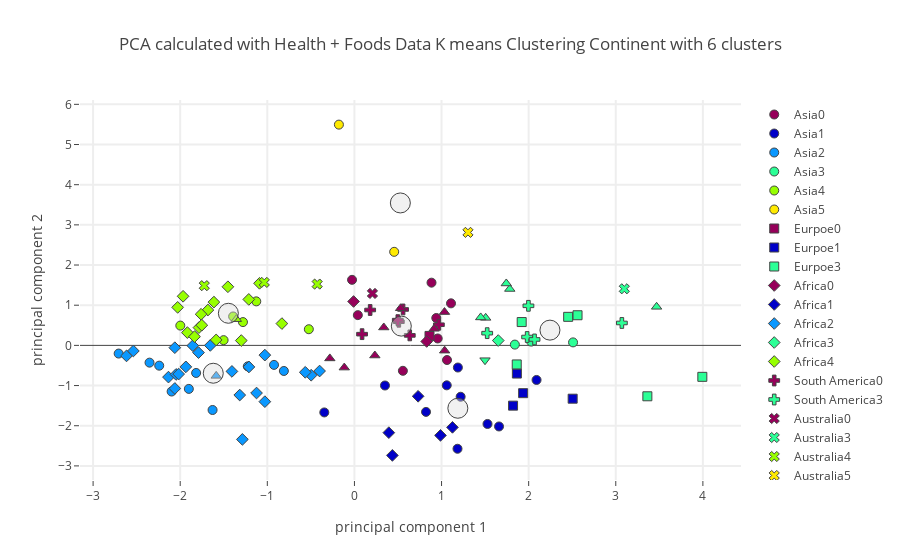

Notebook cell for this chart:
### Code cell
plot_plotly(protein_group_merged_stunting_ow_master_df,"Continent",continent_centers_health,6,"Health + Foods",'')

### Figure 1 — Plotly figure (JSON) as saved in the notebook; plotly's stock layout.template omitted (floating-point values rounded to 4 significant figures)
{"data": [{"marker": {"color": "rgb(150,0,90)", "line": {"width": 1}, "size": 9, "symbol": 0}, "mode": "markers", "name": "Asia0", "text": ["Brunei Darussalam", "China", "Jordan", "Malaysia", "Oman", "Republic of Korea", "Saudi Arabia", "Thailand"], "type": "scatter", "uid": "eb5f18c3-968e-4d2d-97cd-aabc231da8ee", "x": [1.109, 0.9558, 0.5563, -0.02738, 0.9397, 0.8848, 1.063, 0.03895], "y": [1.046, 0.172, -0.633, 1.632, 0.6818, 1.561, -0.3642, 0.7529]}, {"marker": {"color": "rgb(0,0,200)", "line": {"width": 1}, "size": 9, "symbol": 0}, "mode": "markers", "name": "Asia1", "text": ["Armenia", "Azerbaijan", "Georgia", "Iran (Islamic Republic of)", "Iraq", "Kyrgyzstan", "Lebanon", "Turkey", "Turkmenistan", "Uzbekistan"], "type": "scatter", "uid": "8c5fe2c7-b008-4ba8-bf39-64b6a02d0ab1", "x": [2.091, 1.183, 1.66, 0.3506, -0.3461, 1.06, 1.187, 1.528, 1.219, 0.8219], "y": [-0.8608, -2.573, -2.018, -0.9991, -1.669, -0.9944, -0.5512, -1.956, -1.279, -1.656]}, {"marker": {"color": "rgb(10,152,255)", "line": {"width": 1}, "size": 9, "symbol": 0}, "mode": "markers", "name": "Asia2", "text": ["Afghanistan", "Bangladesh", "India", "Indonesia", "Lao People's Democratic Republic", "Nepal", "Pakistan", "Tajikistan", "Timor-Leste", "Yemen"], "type": "scatter", "uid": "fb90016a-3c65-443e-8c1f-9cf3ddd21adc", "x": [-1.629, -2.241, -1.817, -1.224, -2.352, -1.901, -0.81, -0.9231, -2.706, -2.099], "y": [-1.608, -0.5048, -0.6863, -0.5226, -0.4297, -1.083, -0.637, -0.4854, -0.2039, -1.149]}, {"marker": {"color": "rgb(44,255,150)", "line": {"width": 1}, "size": 9, "symbol": 0}, "mode": "markers", "name": "Asia3", "text": ["Kazakhstan", "Kuwait", "Mongolia"], "type": "scatter", "uid": "25f9f525-d656-46b5-a48c-b99aa598d735", "x": [2.51, 2.029, 1.842], "y": [0.07444, 0.09389, 0.01944]}, {"marker": {"color": "rgb(151,255,0)", "line": {"width": 1}, "size": 9, "symbol": 0}, "mode": "markers", "name": "Asia4", "text": ["Cambodia", "Democratic People's Republic of Korea", "Myanmar", "Philippines", "Sri Lanka", "Viet Nam"], "type": "scatter", "uid": "7a331b46-4540-4322-a6a9-03761d7f5109", "x": [-1.999, -1.502, -1.127, -1.392, -1.28, -0.5235], "y": [0.4925, 0.1303, 1.096, 0.719, 0.5799, 0.4022]}, {"marker": {"color": "rgb(255,234,0)", "line": {"width": 1}, "size": 9, "symbol": 0}, "mode": "markers", "name": "Asia5", "text": ["Japan", "Maldives"], "type": "scatter", "uid": "3897443c-99dd-4ab8-bf99-221bf47ccbb6", "x": [0.4562, -0.1782], "y": [2.329, 5.495]}, {"marker": {"color": "rgb(150,0,90)", "line": {"width": 1}, "size": 9, "symbol": 1}, "mode": "markers", "name": "Eurpoe0", "text": ["Republic of Moldova"], "type": "scatter", "uid": "d4ed7ca5-c799-42b5-b585-5dc936ab6aef", "x": [0.8618], "y": [0.2355]}, {"marker": {"color": "rgb(0,0,200)", "line": {"width": 1}, "size": 9, "symbol": 1}, "mode": "markers", "name": "Eurpoe1", "text": ["Bosnia and Herzegovina", "Bulgaria", "Romania", "Ukraine"], "type": "scatter", "uid": "85738486-8315-4289-8927-ae254bdd935c", "x": [1.821, 1.865, 1.937, 2.505], "y": [-1.5, -0.7013, -1.189, -1.327]}, {"marker": {"color": "rgb(10,152,255)", "line": {"width": 1}, "size": 9, "symbol": 1}, "mode": "markers", "name": "Eurpoe2", "text": [], "type": "scatter", "uid": "c296aa8c-7767-40ae-9d79-8ac52856818a", "x": [], "y": []}, {"marker": {"color": "rgb(44,255,150)", "line": {"width": 1}, "size": 9, "symbol": 1}, "mode": "markers", "name": "Eurpoe3", "text": ["Albania", "Belarus", "Czechia", "Germany", "Montenegro", "Serbia"], "type": "scatter", "uid": "2551231f-d9b0-4742-a9cb-042236b48ecf", "x": [3.363, 2.454, 1.92, 2.561, 3.994, 1.863], "y": [-1.267, 0.7105, 0.5804, 0.7503, -0.783, -0.4745]}, {"marker": {"color": "rgb(151,255,0)", "line": {"width": 1}, "size": 9, "symbol": 1}, "mode": "markers", "name": "Eurpoe4", "text": [], "type": "scatter", "uid": "3de1c93d-db77-4be3-a745-4da8350f1619", "x": [], "y": []}, {"marker": {"color": "rgb(255,234,0)", "line": {"width": 1}, "size": 9, "symbol": 1}, "mode": "markers", "name": "Eurpoe5", "text": [], "type": "scatter", "uid": "24980bcf-5e82-488f-a69b-5e1cede8b0af", "x": [], "y": []}, {"marker": {"color": "rgb(150,0,90)", "line": {"width": 1}, "size": 9, "symbol": 2}, "mode": "markers", "name": "Africa0", "text": ["Gabon", "Mauritius"], "type": "scatter", "uid": "b7614f33-cce4-40c1-931d-cee29af9aa19", "x": [-0.00999, 0.8297], "y": [1.093, 0.09742]}, {"marker": {"color": "rgb(0,0,200)", "line": {"width": 1}, "size": 9, "symbol": 2}, "mode": "markers", "name": "Africa1", "text": ["Algeria", "Egypt", "Morocco", "South Africa", "Tunisia"], "type": "scatter", "uid": "b21efaa2-2bed-4bdc-ac7a-868fbf9aa2e6", "x": [0.988, 0.4355, 0.395, 0.7311, 1.125], "y": [-2.24, -2.738, -2.172, -1.267, -2.041]}, {"marker": {"color": "rgb(10,152,255)", "line": {"width": 1}, "size": 9, "symbol": 2}, "mode": "markers", "name": "Africa2", "text": ["Botswana", "Burkina Faso", "Chad", "Djibouti", "Ethiopia", "Gambia", "Guinea", "Guinea-Bissau", "Kenya", "Lesotho", "Madagascar", "Malawi", "Mali", "Mauritania", "Mozambique", "Niger", "Nigeria", "Eswatini", "Togo", "Zambia", "Zimbabwe"], "type": "scatter", "uid": "be917d6d-d222-4ee2-91cf-4aa1f5957edb", "x": [-0.3999, -1.317, -2.135, -1.124, -2.062, -1.406, -1.79, -1.655, -1.028, -1.286, -2.616, -2.048, -1.028, -0.4965, -2.062, -2.018, -2.538, -0.5644, -1.856, -1.935, -1.211], "y": [-0.6384, -1.236, -0.7897, -1.186, -1.072, -0.6479, -0.1801, -0.0003974, -0.2425, -2.34, -0.2618, -0.724, -1.401, -0.7427, -0.05744, -0.7139, -0.1392, -0.67, -0.006796, -0.5347, -0.5367]}, {"marker": {"color": "rgb(44,255,150)", "line": {"width": 1}, "size": 9, "symbol": 2}, "mode": "markers", "name": "Africa3", "text": ["Sudan"], "type": "scatter", "uid": "3a8bb89a-1bea-4c41-b2cb-a566cead97b9", "x": [1.651], "y": [0.1204]}, {"marker": {"color": "rgb(151,255,0)", "line": {"width": 1}, "size": 9, "symbol": 2}, "mode": "markers", "name": "Africa4", "text": ["Angola", "Benin", "Cameroon", "Central African Republic", "Congo", "Côte d'Ivoire", "Ghana", "Liberia", "Namibia", "Rwanda", "Sao Tome and Principe", "Senegal", "Sierra Leone", "Uganda", "United Republic of Tanzania"], "type": "scatter", "uid": "d5c490e5-1bda-413b-be29-3980b8994f88", "x": [-1.682, -1.785, -1.587, -1.967, -1.09, -1.76, -1.453, -1.918, -0.8327, -2.029, -1.213, -1.299, -1.752, -1.613, -1.836], "y": [0.8798, 0.4422, 0.1363, 1.222, 1.545, 0.7755, 1.459, 0.3176, 0.5429, 0.9464, 1.144, 0.1201, 0.5024, 1.077, 0.2185]}, {"marker": {"color": "rgb(255,234,0)", "line": {"width": 1}, "size": 9, "symbol": 2}, "mode": "markers", "name": "Africa5", "text": [], "type": "scatter", "uid": "9996fdbd-4436-4835-835f-bc8c0984bbbc", "x": [], "y": []}, {"marker": {"color": "rgb(150,0,90)", "line": {"width": 1}, "size": 9, "symbol": 3}, "mode": "markers", "name": "South America0", "text": ["Bolivia (Plurinational State of)", "Colombia", "Ecuador", "Guyana", "Peru", "Suriname", "Venezuela (Bolivarian Republic of)"], "type": "scatter", "uid": "a3775bb4-7fed-423e-ac87-455b426cc3d2", "x": [0.6352, 0.5584, 0.5094, 0.4978, 0.08766, 0.1804, 0.9693], "y": [0.2486, 0.8943, 0.5888, 0.6285, 0.2794, 0.8808, 0.5141]}, {"marker": {"color": "rgb(0,0,200)", "line": {"width": 1}, "size": 9, "symbol": 3}, "mode": "markers", "name": "South America1", "text": [], "type": "scatter", "uid": "c26fdbff-3d02-4821-a1c8-42fd631a93fb", "x": [], "y": []}, {"marker": {"color": "rgb(10,152,255)", "line": {"width": 1}, "size": 9, "symbol": 3}, "mode": "markers", "name": "South America2", "text": [], "type": "scatter", "uid": "a086200a-5997-415c-aaf2-7c736679b3f9", "x": [], "y": []}, {"marker": {"color": "rgb(44,255,150)", "line": {"width": 1}, "size": 9, "symbol": 3}, "mode": "markers", "name": "South America3", "text": ["Argentina", "Brazil", "Chile", "Paraguay", "Uruguay"], "type": "scatter", "uid": "a483847a-92ba-42c2-922d-dcf55bb2f569", "x": [3.07, 1.997, 1.982, 1.524, 2.067], "y": [0.5579, 0.9849, 0.2082, 0.3043, 0.1477]}, {"marker": {"color": "rgb(151,255,0)", "line": {"width": 1}, "size": 9, "symbol": 3}, "mode": "markers", "name": "South America4", "text": [], "type": "scatter", "uid": "f28ae214-34bf-402a-98f4-22ae216617f2", "x": [], "y": []}, {"marker": {"color": "rgb(255,234,0)", "line": {"width": 1}, "size": 9, "symbol": 3}, "mode": "markers", "name": "South America5", "text": [], "type": "scatter", "uid": "47231e3f-8b2a-4f50-b48e-0cbf90b750bf", "x": [], "y": []}, {"marker": {"color": "rgb(150,0,90)", "line": {"width": 1}, "size": 9, "symbol": 4}, "mode": "markers", "name": "Australia0", "text": ["Fiji"], "type": "scatter", "uid": "78fbec33-bdce-4db8-bdd0-8bc8af16a481", "x": [0.2066], "y": [1.293]}, {"marker": {"color": "rgb(0,0,200)", "line": {"width": 1}, "size": 9, "symbol": 4}, "mode": "markers", "name": "Australia1", "text": [], "type": "scatter", "uid": "75790622-6bbf-47df-9fd4-bfb07e0d004e", "x": [], "y": []}, {"marker": {"color": "rgb(10,152,255)", "line": {"width": 1}, "size": 9, "symbol": 4}, "mode": "markers", "name": "Australia2", "text": [], "type": "scatter", "uid": "d3010466-d4c7-44f8-826a-58269856ae8a", "x": [], "y": []}, {"marker": {"color": "rgb(44,255,150)", "line": {"width": 1}, "size": 9, "symbol": 4}, "mode": "markers", "name": "Australia3", "text": ["Australia"], "type": "scatter", "uid": "33bd8585-744f-4302-beaf-1e36a1dedb1f", "x": [3.098], "y": [1.409]}, {"marker": {"color": "rgb(151,255,0)", "line": {"width": 1}, "size": 9, "symbol": 4}, "mode": "markers", "name": "Australia4", "text": ["Kiribati", "Solomon Islands", "Vanuatu"], "type": "scatter", "uid": "bf1e64fd-f30a-471f-8867-fd5683e1e6b0", "x": [-0.4276, -1.724, -1.035], "y": [1.526, 1.486, 1.568]}, {"marker": {"color": "rgb(255,234,0)", "line": {"width": 1}, "size": 9, "symbol": 4}, "mode": "markers", "name": "Australia5", "text": ["Samoa"], "type": "scatter", "uid": "5f46b091-768e-4bd2-be20-84cef7242fd1", "x": [1.303], "y": [2.813]}, {"marker": {"color": "rgb(150,0,90)", "line": {"width": 1}, "size": 9, "symbol": 5}, "mode": "markers", "name": "North America0", "text": ["Belize", "Dominican Republic", "El Salvador", "Honduras", "Jamaica", "Mexico", "Nicaragua", "Panama"], "type": "scatter", "uid": "bfde2242-3d1d-4ee2-8c98-d402b285c539", "x": [0.3369, 0.5301, 0.2343, -0.2824, 1.034, 1.035, -0.1164, 0.9149], "y": [0.4458, 0.9246, -0.2521, -0.3243, 0.8288, -0.1313, -0.5526, 0.4126]}, {"marker": {"color": "rgb(0,0,200)", "line": {"width": 1}, "size": 9, "symbol": 5}, "mode": "markers", "name": "North America1", "text": [], "type": "scatter", "uid": "0a7dbe1a-e2f0-41b7-ac88-e871dfad858b", "x": [], "y": []}, {"marker": {"color": "rgb(10,152,255)", "line": {"width": 1}, "size": 9, "symbol": 5}, "mode": "markers", "name": "North America2", "text": ["Guatemala"], "type": "scatter", "uid": "2949d196-41e2-49e6-8349-7380d5b2fe2b", "x": [-1.587], "y": [-0.7588]}, {"marker": {"color": "rgb(44,255,150)", "line": {"width": 1}, "size": 9, "symbol": 5}, "mode": "markers", "name": "North America3", "text": ["Barbados", "Costa Rica", "Saint Lucia", "Trinidad and Tobago", "United States of America"], "type": "scatter", "uid": "6f08abdf-f5e2-44c5-89ed-51b9f309134a", "x": [1.783, 1.507, 1.743, 1.449, 3.469], "y": [1.404, 0.685, 1.541, 0.6957, 0.9598]}, {"marker": {"color": "rgb(151,255,0)", "line": {"width": 1}, "size": 9, "symbol": 5}, "mode": "markers", "name": "North America4", "text": ["Haiti"], "type": "scatter", "uid": "fcd12fa5-1995-4679-ac9f-33f7cf4d20fc", "x": [-1.355], "y": [0.6523]}, {"marker": {"color": "rgb(255,234,0)", "line": {"width": 1}, "size": 9, "symbol": 5}, "mode": "markers", "name": "North America5", "text": [], "type": "scatter", "uid": "8d59684d-02e7-40ab-813c-d47184535469", "x": [], "y": []}, {"marker": {"color": "rgb(150,0,90)", "line": {"width": 1}, "size": 9, "symbol": 6}, "mode": "markers", "name": "Europe0", "text": [], "type": "scatter", "uid": "cd5e350f-bfab-4330-b227-81f115f839d0", "x": [], "y": []}, {"marker": {"color": "rgb(0,0,200)", "line": {"width": 1}, "size": 9, "symbol": 6}, "mode": "markers", "name": "Europe1", "text": [], "type": "scatter", "uid": "994c34e1-e6ac-4c00-ba47-85029dffa584", "x": [], "y": []}, {"marker": {"color": "rgb(10,152,255)", "line": {"width": 1}, "size": 9, "symbol": 6}, "mode": "markers", "name": "Europe2", "text": [], "type": "scatter", "uid": "1f2b8128-fc89-4117-8130-e920a30d241d", "x": [], "y": []}, {"marker": {"color": "rgb(44,255,150)", "line": {"width": 1}, "size": 9, "symbol": 6}, "mode": "markers", "name": "Europe3", "text": ["Republic of North Macedonia"], "type": "scatter", "uid": "6f53e4c8-b74a-44a9-9c19-90caffc52d7e", "x": [1.499], "y": [-0.3689]}, {"marker": {"color": "rgb(151,255,0)", "line": {"width": 1}, "size": 9, "symbol": 6}, "mode": "markers", "name": "Europe4", "text": [], "type": "scatter", "uid": "7fb39bea-7e73-4f88-af40-e1f6a2c2d576", "x": [], "y": []}, {"marker": {"color": "rgb(255,234,0)", "line": {"width": 1}, "size": 9, "symbol": 6}, "mode": "markers", "name": "Europe5", "text": [], "type": "scatter", "uid": "52db90be-9265-46b8-ba98-68d16bc1036e", "x": [], "y": []}, {"marker": {"color": "rgba(220, 220, 220, .4)", "line": {"width": 1}, "size": 20}, "mode": "markers", "name": "Center", "type": "scatter", "uid": "0811adf1-616b-4acf-aae4-951ad8e99288", "x": [0.5382, 1.187, -1.621, 2.244, -1.447, 0.5271], "y": [0.4797, -1.565, -0.6935, 0.3797, 0.7992, 3.546]}], "layout": {"hovermode": "closest", "showlegend": true, "title": {"text": "PCA calculated with Health + Foods Data K means Clustering Continent with 6 clusters"}, "xaxis": {"gridwidth": 2, "ticklen": 5, "title": {"text": "principal component 1"}, "zeroline": false}, "yaxis": {"gridwidth": 2, "ticklen": 5, "title": {"text": "principal component 2"}}}}
